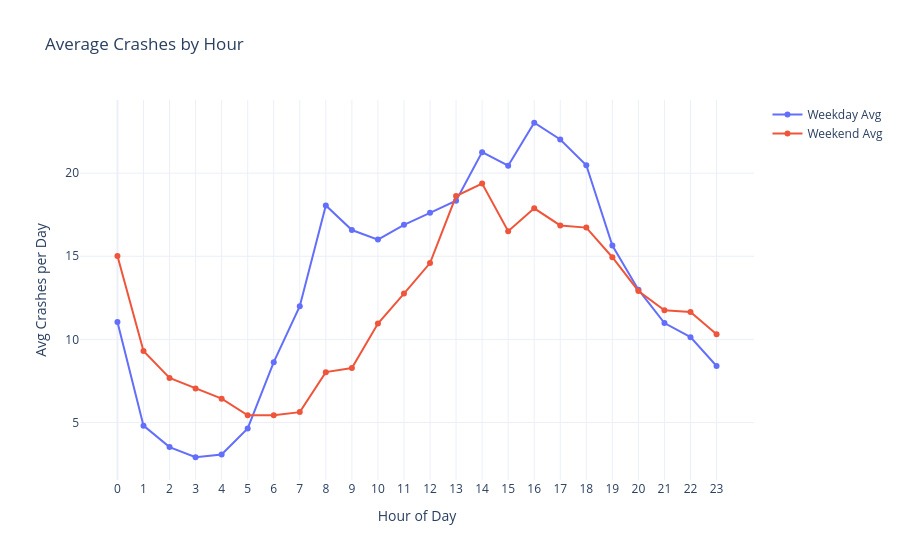

The code cell stored with this chart in its notebook:
### Code cell
fig = go.Figure()

fig.add_trace(go.Scatter(
    x=hourly_avg["hour"],
    y=hourly_avg["weekday_avg"],
    name="Weekday Avg",
    mode="lines+markers"
))

fig.add_trace(go.Scatter(
    x=hourly_avg["hour"],
    y=hourly_avg["weekend_avg"],
    name="Weekend Avg",
    mode="lines+markers"
))

fig.update_layout(
    title="Average Crashes by Hour",
    xaxis=dict(
        title="Hour of Day",
        dtick=1,
        tickvals=hourly_avg["hour"]
    ),
    yaxis_title="Avg Crashes per Day",
    template="plotly_white"
)

fig.show()

### Figure 1 — Plotly figure (JSON) as saved in the notebook; plotly's stock layout.template omitted (floating-point values rounded to 4 significant figures)
{"data": [{"mode": "lines+markers", "name": "Weekday Avg", "type": "scatter", "x": [0, 1, 2, 3, 4, 5, 6, 7, 8, 9, 10, 11, 12, 13, 14, 15, 16, 17, 18, 19, 20, 21, 22, 23], "y": [11.05, 4.809, 3.52, 2.908, 3.069, 4.642, 8.63, 11.99, 18.06, 16.58, 16.01, 16.9, 17.61, 18.34, 21.27, 20.45, 23.03, 22.03, 20.47, 15.65, 12.99, 10.98, 10.13, 8.399]}, {"mode": "lines+markers", "name": "Weekend Avg", "type": "scatter", "x": [0, 1, 2, 3, 4, 5, 6, 7, 8, 9, 10, 11, 12, 13, 14, 15, 16, 17, 18, 19, 20, 21, 22, 23], "y": [15.01, 9.304, 7.681, 7.043, 6.435, 5.435, 5.435, 5.623, 8.029, 8.275, 10.96, 12.75, 14.59, 18.62, 19.38, 16.51, 17.88, 16.86, 16.72, 14.94, 12.91, 11.75, 11.65, 10.3]}], "layout": {"title": {"text": "Average Crashes by Hour"}, "xaxis": {"dtick": 1, "tickvals": [0, 1, 2, 3, 4, 5, 6, 7, 8, 9, 10, 11, 12, 13, 14, 15, 16, 17, 18, 19, 20, 21, 22, 23], "title": {"text": "Hour of Day"}}, "yaxis": {"title": {"text": "Avg Crashes per Day"}}}}
